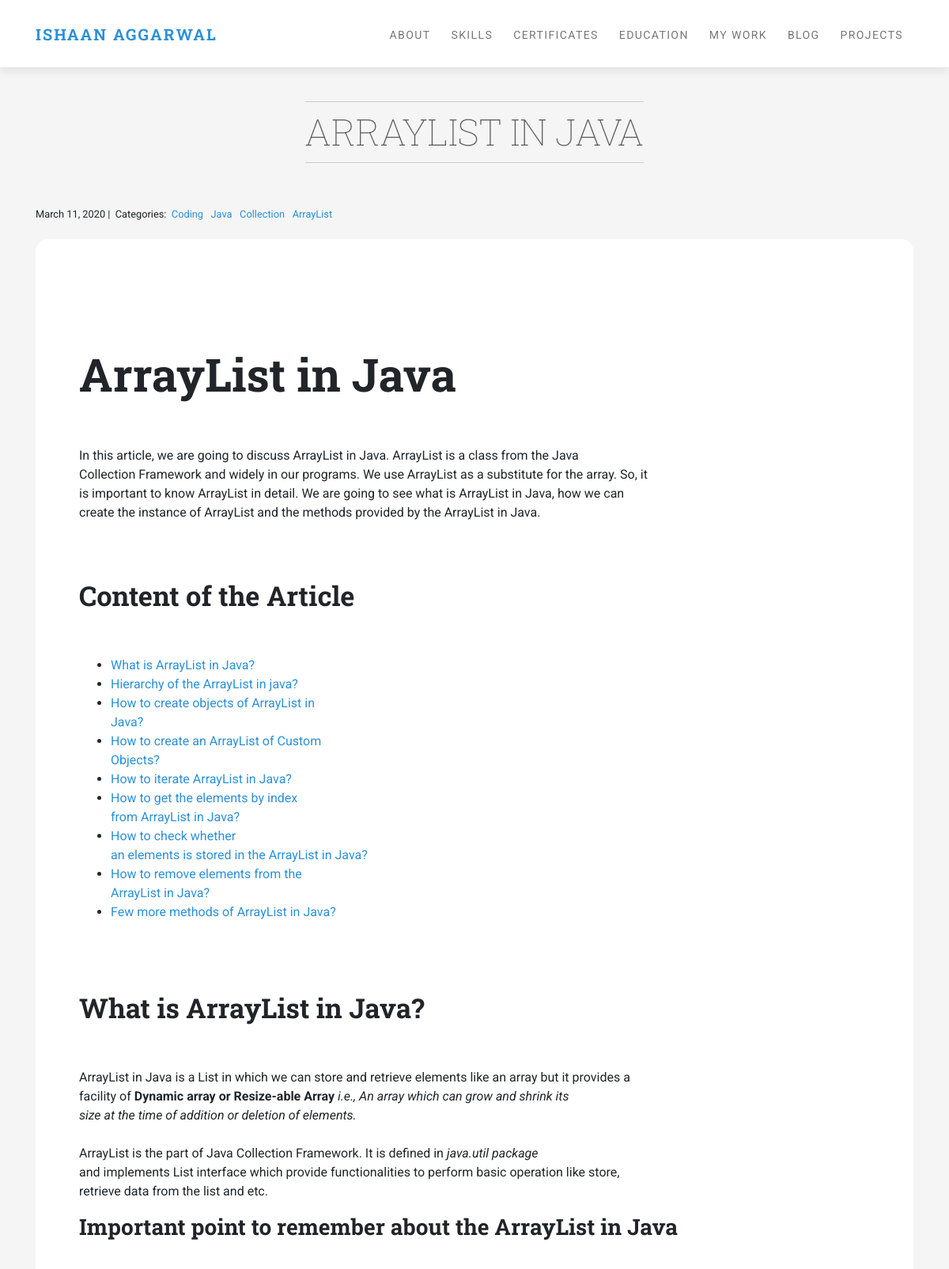
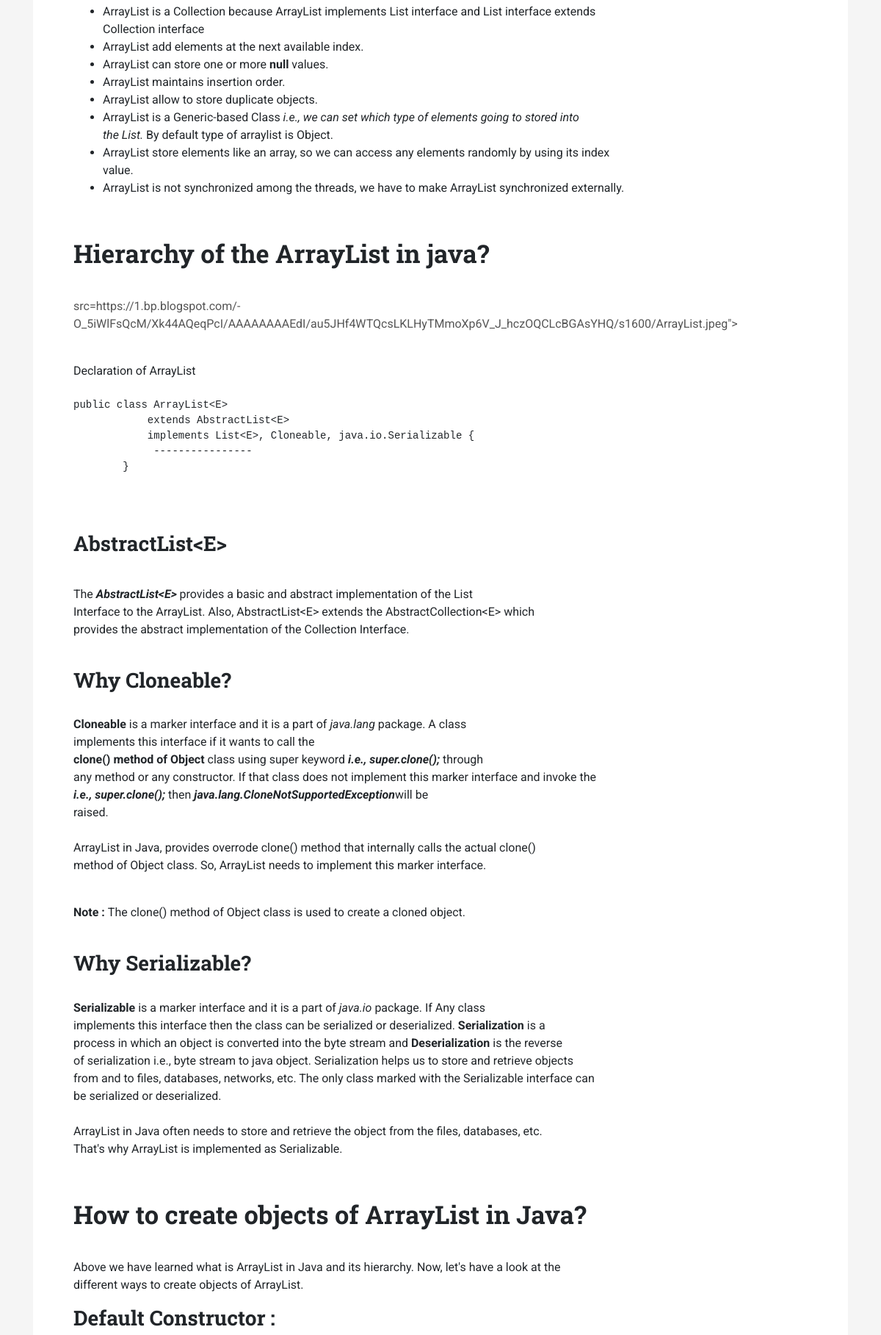
The page /blog/6/ (upper part) on the database its author committed (2 pictures, top to bottom).
### blog/models.py (models this page shows, shortened)
class Post(models.Model):
    title = models.CharField(max_length=255)
    body = models.TextField()
    created_on = models.DateTimeField(auto_now_add=True)
    last_modified = models.DateTimeField(auto_now=True)
    categories = models.ManyToManyField('Category', related_name='posts', )

class Category(models.Model):
    name = models.CharField(max_length=20)

### blog/views.py (the view, shortened to what this page needs)
# urls.py: path("<int:pk>/", views.blog_detail, name="blog_detail"),
def blog_detail(request, pk):
    post = Post.objects.get(pk=pk)
    comments = Comment.objects.filter(post=post).order_by('-id')
    form = CommentForm()
    context = {
        "post": post,
        "comments": comments,
        "form": form,
    }
    return render(request, "blog/blog_detail.html", context)

### blog/templates/blog/blog_detail.html (shortened to what this page needs)
{% extends "portfolio/base.html" %}
{% block styles %}
<link rel="stylesheet" href="/media/project/CSS/comment.css">
{% endblock styles %}
{% block body %}
<section id="testimonials" class="testimonials-section bg-gray">
    <div class="container">
        <br><br>
        <header class="text-center mb-2">
            <h2 class="title">{{ post.title|title }}</h2>
        </header>
        <small>
            {{ post.created_on.date }} |&nbsp;
            Categories:&nbsp;
            {% for category in post.categories.all %}
            <a href="{% url 'blog_category' category.name %}">
                {{ category.name }}
            </a>&nbsp;
            {% endfor %}
        </small>
        <div id="post">
            {{ post.body|safe|linebreaks }}
</section>
{% endblock %}

### project/CSS/base.css (style rules this page uses)
body { background: #fbfbfd; }
h1, h2, h3, h4, h5, h6 { color: #4b505e; }

### project/CSS/style.default.css (style rules this page uses)
body { color: #555; }
p { color: #555; }
section { padding: 60px 0; position: relative; }
.title { display: inline-block; font-size: 2.9rem; font-weight: 100; padding: 10px 0; margin-bottom: 44px; text-align: center; border-bottom: solid 1px #ccc; border-top: solid 1px #ccc; text-transform: uppercase; letter-spacing: 0.1em; line-height: 1.2; color: #555; margin-top: 20px; letter-spacing: 0; }
.bg-gray { background: #f5f5f5; }
body { font-family: "Roboto", sans-serif; font-size: 1rem; font-weight: 400; line-height: 1.5; color: #212529; background-color: #fff; }
a { color: #4fbfa8; text-decoration: none; }
h1, h2, h3, h4, h5, h6, .h1, .h2, .h3, .h4, .h5, .h6 { margin-bottom: 0.5rem; font-family: "Roboto Slab", serif; font-weight: 700; line-height: 1.2; color: inherit; }
h1, .h1 { font-size: 3.6rem; }
h2, .h2 { font-size: 2.15rem; }
h3, .h3 { font-size: 1.75rem; }
small, .small { font-size: 80%; font-weight: 400; }
code { font-size: 87.5%; color: #e83e8c; }

### project/CSS/style.blue.css (style rules this page uses)
body { color: #555; }
p { color: #555; }
section { padding: 60px 0; position: relative; }
.title { display: inline-block; font-size: 2.9rem; font-weight: 100; padding: 10px 0; margin-bottom: 44px; text-align: center; border-bottom: solid 1px #ccc; border-top: solid 1px #ccc; text-transform: uppercase; letter-spacing: 0.1em; line-height: 1.2; color: #555; margin-top: 20px; letter-spacing: 0; }
.bg-gray { background: #f5f5f5; }
body { font-family: "Roboto", sans-serif; font-size: 1rem; font-weight: 400; line-height: 1.5; color: #212529; background-color: #fff; }
a { color: #2b90d9; text-decoration: none !important; }
h1, h2, h3, h4, h5, h6, .h1, .h2, .h3, .h4, .h5, .h6 { margin-bottom: 0.5rem; font-family: "Roboto Slab", serif; font-weight: 700; line-height: 1.2; color: inherit; }
h1, .h1 { font-size: 3.6rem; }
h2, .h2 { font-size: 2.15rem; }
h3, .h3 { font-size: 1.75rem; }
small, .small { font-size: 80%; font-weight: 400; }
code { font-size: 87.5%; color: #e83e8c; }

### blog/templates/blog/blog_detail.html (style rules this page uses)
#post { background-color: white; padding: 25px; border-radius: 1rem; box-shadow: 0 13px 8px -10px rgb(0 0 0 / 10%); margin: 20px 0px; }

### rows shown on the page
Post: title "ARRAYLIST IN JAVA", created_on "March 11, 2020", body "ArrayList in Java In this article, we are going to discuss ArrayList in Java. ArrayList is a class from the Java Collection Framework and widely in our programs. We use ArrayList as a substitute for the array. So, it is important to know ArrayList in detail. We are going to see what is ArrayList in Java, how we can create the instance of ArrayList and the methods provided by the ArrayList in Java. Content of the Article What is ArrayList in Java? Hierarchy of the ArrayList in java? How to create objects of ArrayList in Java? How to create an ArrayList of Custom Objects? How to iterate ArrayList in Java? How to get the elements by index from ArrayList in Java? How to check whether an…"
Category: name "Coding"
Category: name "Java"
Category: name "Collection"
Category: name "ArrayList"
